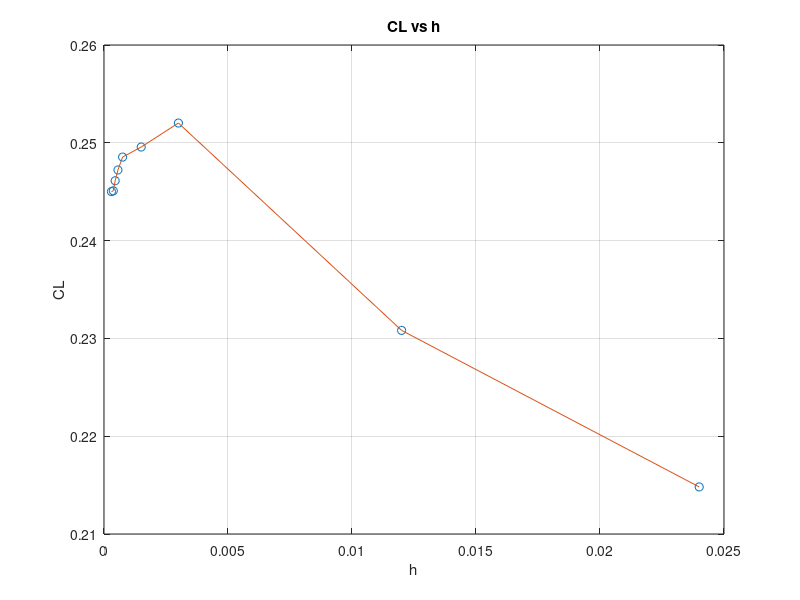
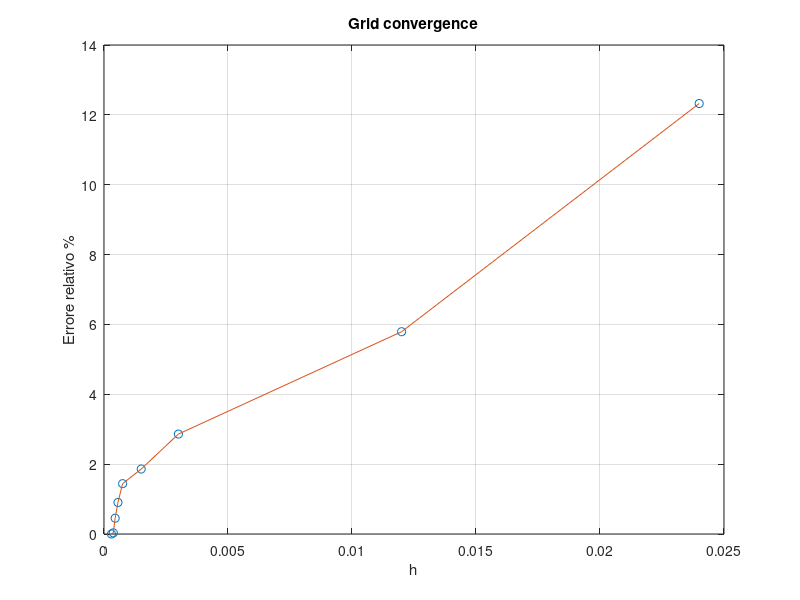
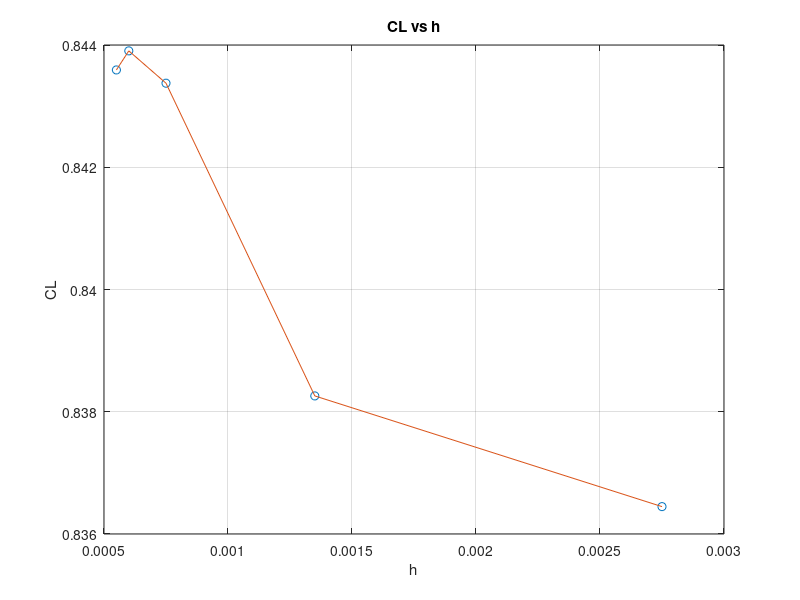
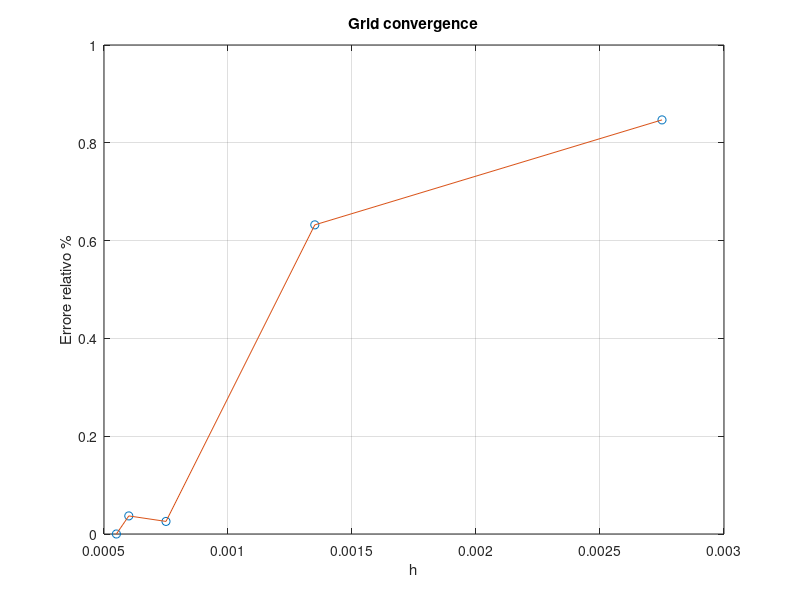

Write the MATLAB code that produced these figures, in order.
clear all
close all
clc
%%mesh convergence vicino al suolo più giù !!!

%% mesh convergence, D=0.5, alpha=0

% tutti i dati
% CL =  [0.214813, 0.230820, 0.244805, 0.252021, 0.249567,  0.248541, 0.247223, 0.246119, 0.245088, 0.245010];
% ncelle =  [18000, 30000, 50000, 100000, 220000, 500000, 800000, 1100000, 1500000, 2000000];
% hpp = [0.024, 0.012, 0.006, 0.003, 0.0015, 0.00075, 0.0005625, 0.00045, 0.000375, 0.0003];

% eliminato il dato strano
CL =  [0.214813, 0.230820, 0.252021, 0.249567,  0.248541, 0.247223, 0.246119, 0.245088, 0.245010];
ncelle =  [18000, 30000, 100000, 220000, 500000, 800000, 1100000, 1500000, 2000000];
hpp = [0.024, 0.012, 0.003, 0.0015, 0.00075, 0.0005625, 0.00045, 0.000375, 0.0003];

% % tre punti
% CL =  [0.214813, 0.252021, 0.248541, 0.245088];
% ncelle =  [18000, 100000, 500000, 1500000];
% hpp = [0.024, 0.003, 0.00075, 0.000375];

for i=1:length(CL)
    err = 100 * abs(CL(i)-CL(end))/CL(end);
    error(i) = err;
end

%% plot

figure(1)
plot(hpp,CL,'o')
hold on
plot(hpp,CL,'-')
grid on
xlabel('h')
ylabel('CL')
title('CL vs h')
    
figure(2)
plot(hpp(1:end),error,'o')
hold on
plot(hpp(1:end),error,'-')
grid on
xlabel('h')
ylabel('Errore relativo %')
title('Grid convergence')


%% mesh convergence, D=0.1, alpha=5, hrat=5

CL2 =  [0.836448, 0.838259, 0.843375, 0.843904, 0.843592];
ncelle2 =  [125000, 250000, 500000, 750000, 1000000];
hpp2 = [0.00275, 0.00135, 0.00075, 0.0006, 0.00055 ];

for i=1:length(CL2)
    err2 = 100 * abs(CL2(i)-CL2(end))/CL2(end);
    error2(i) = err2;
end


%% plot

figure(3)
plot(hpp2,CL2,'o')
hold on
plot(hpp2,CL2,'-')
grid on
xlabel('h')
ylabel('CL')
title('CL vs h')

figure(4)
plot(hpp2(1:end),error2,'o')
hold on
plot(hpp2(1:end),error2,'-')
grid on
xlabel('h')
ylabel('Errore relativo %')
title('Grid convergence')
